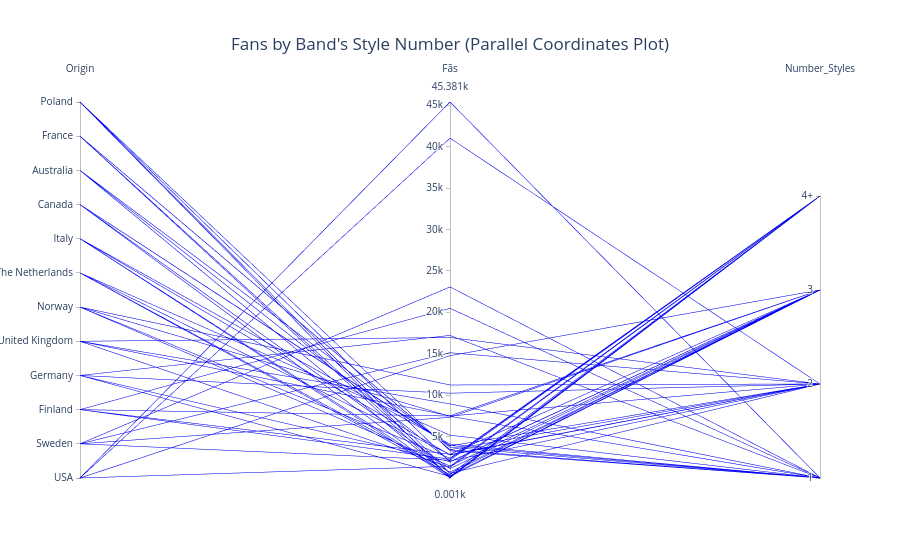

Write notebook code for a chart like this one.
### Markdown cell above
## Visualization model #4

### Code cell
# implementation of the viz 4 in this cell

# Parallel Coordinates Plot

text_ori = [ori for ori in df2['origin'].unique()]
vals_ori = [o for o in range(len(df2['origin'].unique()))] 
text_lab = [lab for lab in df2['label'].unique()]
vals_lab = [l for l in range(len(df2['label'].unique()))] 

fig = go.Figure(data=
    go.Parcoords(line_color='blue',
        dimensions = list([
            dict(range = [0, len(df2['origin'].unique())-1],
                 tickvals = vals_ori,
                 label = 'Origin', values = pd.factorize(data['origin'])[0],
                 ticktext = list(pd.factorize(data['origin'])[1])
                ),
            dict(range = [1, max(data['fans'])], label = 'Fãs', values = data['fans']),
            dict(range = [0, len(df2['label'].unique())],
                 tickvals = vals_lab,
                 label = 'Number_Styles', values = pd.factorize(data['label'])[0],
                 ticktext = list(pd.factorize(data['label'])[1])
                )
                
        ])
    )
)

fig.update_layout(title="Fans by Band's Style Number (Parallel Coordinates Plot)",
                title_x=0.5)
fig.show()

### Figure 1 — Plotly figure (JSON) as saved in the notebook; plotly's stock layout.template omitted (floating-point values rounded to 4 significant figures)
{"data": [{"dimensions": [{"label": "Origin", "range": [0, 11], "ticktext": ["USA", "Sweden", "Finland", "Germany", "United Kingdom", "Norway", "The Netherlands", "Italy", "Canada", "Australia", "France", "Poland"], "tickvals": [0, 1, 2, 3, 4, 5, 6, 7, 8, 9, 10, 11], "values": [0, 0, 1, 2, 3, 4, 1, 0, 5, 3, 4, 4, 2, 5, 1, 6, 7, 8, 8, 9, 10, 10, 11, 2, 6, 7, 5, 2, 1, 9, 3, 11, 5, 0, 4, 8, 6, 11, 10, 6, 7, 3, 9, 10, 8, 11, 7]}, {"label": "Fãs", "range": [1, 45381], "values": [45381, 41014, 23063, 20482, 17206, 16953, 15123, 14762, 11228, 10236, 8947, 7508, 7479, 7440, 7323, 5167, 4094, 3929, 3872, 3713, 3419, 3402, 3284, 2872, 2835, 2783, 2378, 2280, 2151, 2055, 1976, 1943, 1451, 1415, 1279, 1126, 715, 558, 538, 409, 289, 193, 188, 82, 36, 22, 17]}, {"label": "Number_Styles", "range": [0, 4], "ticktext": ["1", "2", "3", "4+"], "tickvals": [0, 1, 2, 3], "values": [0, 1, 0, 0, 0, 1, 1, 2, 1, 1, 0, 2, 1, 0, 2, 0, 0, 0, 1, 0, 1, 0, 0, 2, 1, 1, 3, 3, 3, 1, 2, 2, 2, 3, 3, 2, 2, 1, 2, 3, 2, 3, 2, 3, 3, 3, 3]}], "line": {"color": "blue"}, "type": "parcoords"}], "layout": {"title": {"text": "Fans by Band's Style Number (Parallel Coordinates Plot)", "x": 0.5}}}
